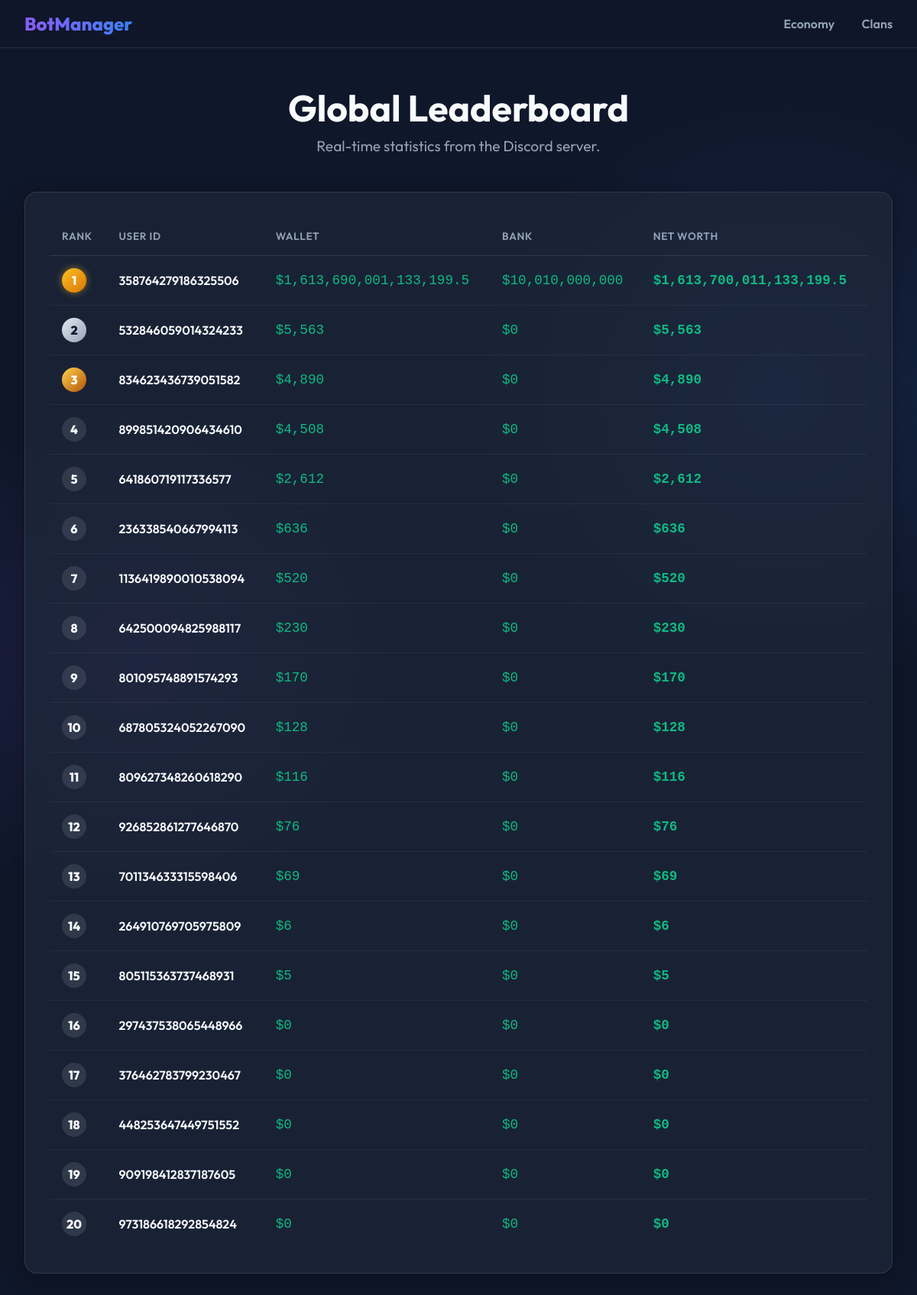
The page / on the database its author committed.
### tables this page shows
CREATE TABLE users (
                    user_id INTEGER PRIMARY KEY,
                    balance INTEGER DEFAULT 0,
                    xp INTEGER DEFAULT 0,
                    level INTEGER DEFAULT 1,
                    tickets INTEGER DEFAULT 0
                , bank INTEGER DEFAULT 0, reputation INTEGER DEFAULT 0, last_daily TEXT, last_work TEXT, last_crime TEXT, last_rob TEXT, last_rep TEXT, daily_streak INTEGER DEFAULT 0);

### dashboard.py (the view)
@app.route('/')
def index():
    conn = get_db_connection()
    try:
        richest_users = conn.execute('SELECT user_id, balance, bank, (balance + bank) as net_worth FROM users ORDER BY net_worth DESC LIMIT 20').fetchall()
    except Exception as e:
        print(e)
        richest_users = []
    conn.close()
    return render_template('index.html', title="Global Leaderboard", users=richest_users)

### dashboard.py (called while the page is built)
def get_db_connection():
    conn = sqlite3.connect(DB_PATH)
    conn.row_factory = sqlite3.Row
    return conn

### templates/index.html (shortened to what this page needs)
{% extends "base.html" %}
{% block content %}
<div class="table-container">
    <table>
        <thead>
            <tr>
                <th>Rank</th>
                <th>User ID</th>
                <th>Wallet</th>
                <th>Bank</th>
                <th>Net Worth</th>
            </tr>
        </thead>
        <tbody>
            {% for user in users %}
            <tr>
                <td>
                    <span class="rank-badge
                        {% if loop.index == 1 %}rank-1
                        {% elif loop.index == 2 %}rank-2
                        {% elif loop.index == 3 %}rank-3
                        {% endif %}">
                        {{ loop.index }}
                    </span>
                </td>
                <td style="font-weight: 600;">{{ user.user_id }}</td>
                <td class="currency">${{ "{:,}".format(user.balance) }}</td>
                <td class="currency">${{ "{:,}".format(user.bank) }}</td>
                <td class="currency" style="font-weight: 800;">${{ "{:,}".format(user.net_worth) }}</td>
            </tr>
            {% else %}
            <tr>
                <td colspan="5" style="text-align: center; color: var(--text-muted); padding: 3rem;">
                    No economy data found. Start earning in the server!
                </td>
            </tr>
            {% endfor %}
        </tbody>
    </table>
</div>
{% endblock %}

### templates/base.html (shortened to what this page needs)
<!DOCTYPE html>
<html lang="en">
<head>
</head>
<body>
    <nav>
        <a href="/" class="logo">BotManager</a>
        <div class="nav-links">
            <a href="/">Economy</a>
            <a href="/clans">Clans</a>
        </div>
    </nav>
    <main>
        <div class="page-header">
            <h1>{{ title }}</h1>
            <p>Real-time statistics from the Discord server.</p>
        </div>
        <div class="glass-card">
            {% block content %}{% endblock %}
        </div>
    </main>
</body>
</html>

### templates/base.html (style rules this page uses)
:root { --bg-color: #0f172a; --text-main: #f8fafc; --text-muted: #94a3b8; --accent-primary: #8b5cf6; --accent-secondary: #3b82f6; --glass-bg: rgba(30, 41, 59, 0.7); --glass-border: rgba(255, 255, 255, 0.1); }
body { margin: 0; padding: 0; font-family: 'Outfit', sans-serif; background-color: var(--bg-color); color: var(--text-main); min-height: 100vh; background-image: radial-gradient(circle at 15% 50%, rgba(139, 92, 246, 0.15), transparent 25%), radial-gradient(circle at 85% 30%, rgba(59, 130, 246, 0.15), transparent 25%); background-attachment: fixed; display: flex; flex-direction: column; }
nav { background: rgba(15, 23, 42, 0.8); backdrop-filter: blur(12px); border-bottom: 1px solid var(--glass-border); padding: 1rem 2rem; display: flex; justify-content: space-between; align-items: center; position: sticky; top: 0; z-index: 100; }
.logo { font-size: 1.5rem; font-weight: 800; background: linear-gradient(to right, var(--accent-primary), var(--accent-secondary)); -webkit-background-clip: text; -webkit-text-fill-color: transparent; text-decoration: none; }
.nav-links a { color: var(--text-muted); text-decoration: none; margin-left: 2rem; font-weight: 600; transition: color 0.3s ease; }
main { flex: 1; padding: 3rem 2rem; max-width: 1200px; margin: 0 auto; width: 100%; box-sizing: border-box; }
.page-header { text-align: center; margin-bottom: 3rem; animation: fadeInDown 0.8s ease forwards; }
.page-header h1 { font-size: 3rem; margin: 0 0 0.5rem 0; }
.page-header p { color: var(--text-muted); font-size: 1.2rem; margin: 0; }
.glass-card { background: var(--glass-bg); backdrop-filter: blur(16px); -webkit-backdrop-filter: blur(16px); border: 1px solid var(--glass-border); border-radius: 16px; padding: 2rem; box-shadow: 0 8px 32px 0 rgba(0, 0, 0, 0.3); animation: fadeInUp 0.8s ease forwards; }

### templates/index.html (style rules this page uses)
.table-container { width: 100%; overflow-x: auto; }
table { width: 100%; border-collapse: collapse; text-align: left; }
th { color: var(--text-muted); font-weight: 600; text-transform: uppercase; font-size: 0.85rem; letter-spacing: 0.05em; padding: 1rem; border-bottom: 1px solid var(--glass-border); }
td { padding: 1rem; border-bottom: 1px solid rgba(255, 255, 255, 0.05); transition: background 0.2s ease; }
tr:last-child td { border-bottom: none; }
.rank-badge { display: inline-block; width: 32px; height: 32px; line-height: 32px; text-align: center; border-radius: 50%; font-weight: 800; background: var(--glass-border); }
.rank-1 { background: linear-gradient(135deg, #fbbf24, #d97706); color: #fff; box-shadow: 0 0 10px rgba(251, 191, 36, 0.5); }
.rank-2 { background: linear-gradient(135deg, #e2e8f0, #94a3b8); color: #0f172a; }
.rank-3 { background: linear-gradient(135deg, #fcd34d, #b45309); color: #fff; }
.currency { font-family: monospace; font-size: 1.1rem; color: #10b981; }

### rows shown on the page
users: user_id "358764279186325506", balance "1,613,690,001,133,199.5", bank "10,010,000,000", net_worth "1,613,700,011,133,199.5"
users: user_id "532846059014324233", balance "5,563", bank "0", net_worth "5,563"
users: user_id "834623436739051582", balance "4,890", bank "0", net_worth "4,890"
users: user_id "899851420906434610", balance "4,508", bank "0", net_worth "4,508"
users: user_id "641860719117336577", balance "2,612", bank "0", net_worth "2,612"
users: user_id "236338540667994113", balance "636", bank "0", net_worth "636"
users: user_id "1136419890010538094", balance "520", bank "0", net_worth "520"
users: user_id "642500094825988117", balance "230", bank "0", net_worth "230"
users: user_id "801095748891574293", balance "170", bank "0", net_worth "170"
users: user_id "687805324052267090", balance "128", bank "0", net_worth "128"
users: user_id "809627348260618290", balance "116", bank "0", net_worth "116"
users: user_id "926852861277646870", balance "76", bank "0", net_worth "76"
users: user_id "701134633315598406", balance "69", bank "0", net_worth "69"
users: user_id "264910769705975809", balance "6", bank "0", net_worth "6"
users: user_id "805115363737468931", balance "5", bank "0", net_worth "5"
users: user_id "297437538065448966", balance "0", bank "0", net_worth "0"
users: user_id "376462783799230467", balance "0", bank "0", net_worth "0"
users: user_id "448253647449751552", balance "0", bank "0", net_worth "0"
users: user_id "909198412837187605", balance "0", bank "0", net_worth "0"
users: user_id "973186618292854824", balance "0", bank "0", net_worth "0"

### other values the page prints
{{ title }} "Global Leaderboard"
